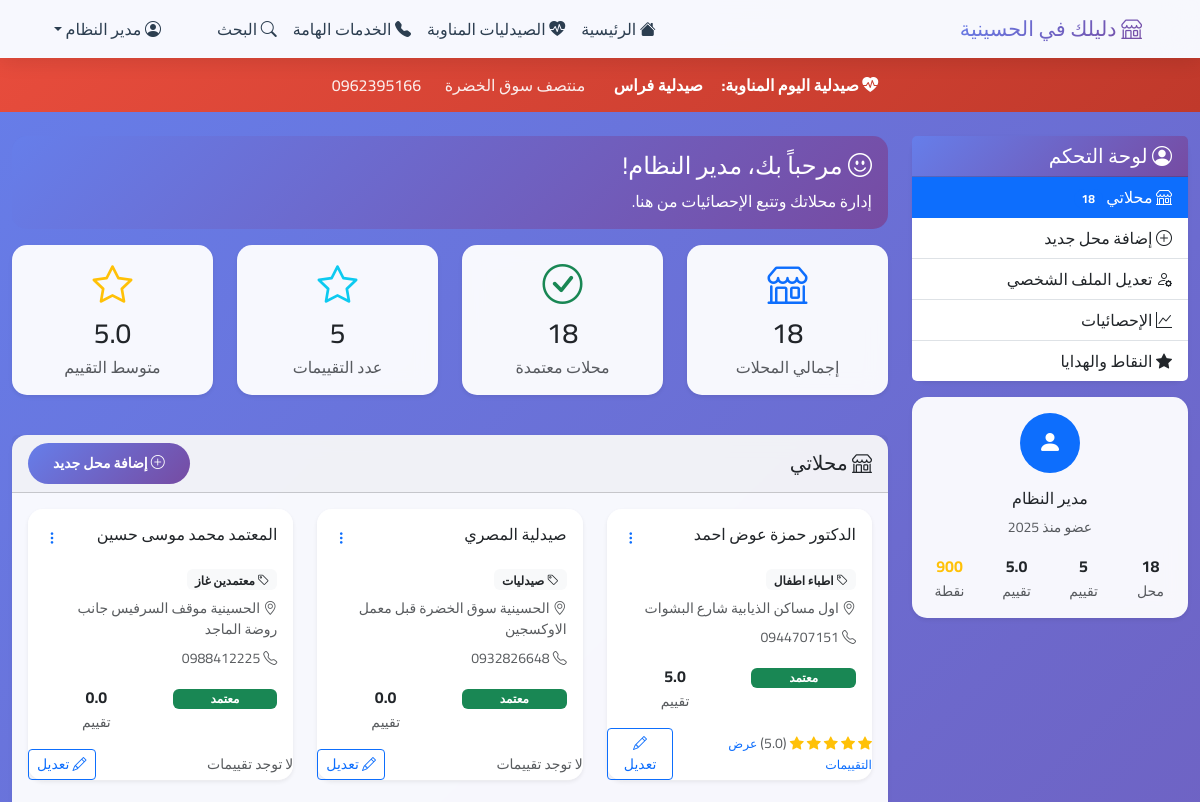
The page /dashboard (signed in, upper part) on the database as committed earlier.
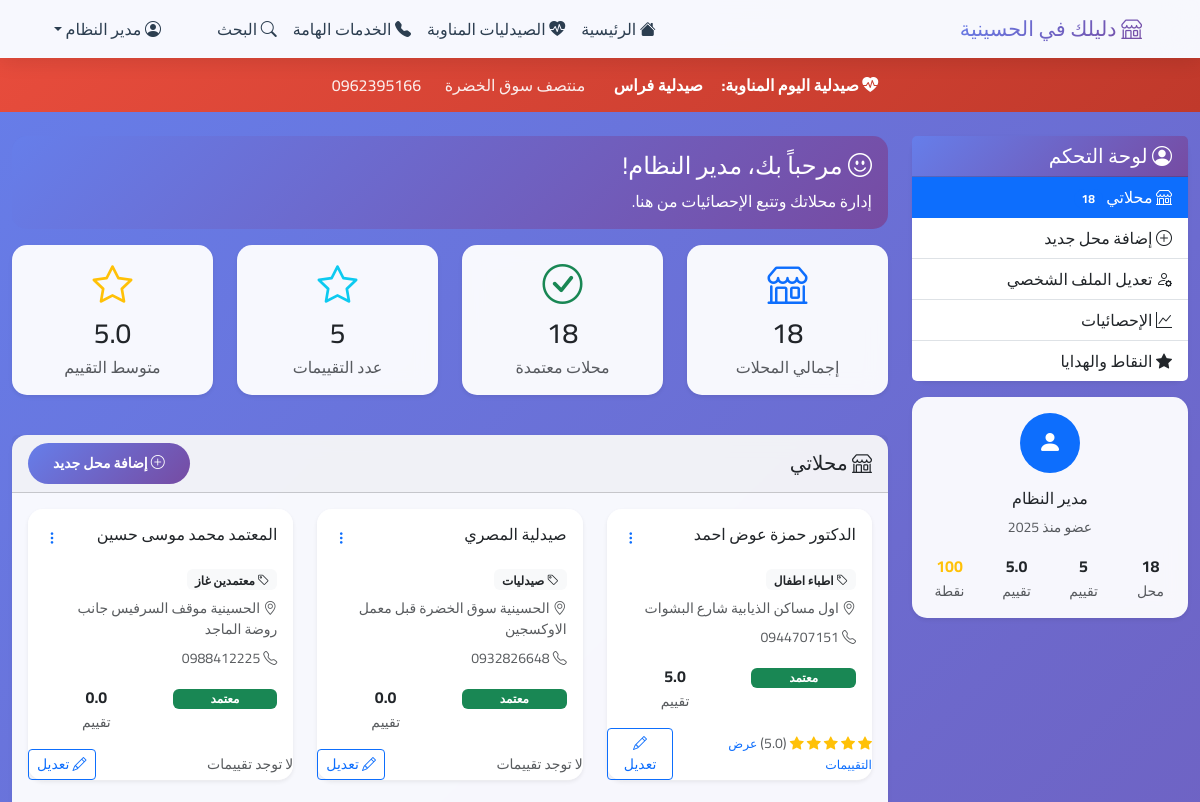
The same page on the database as committed later.
### tables this page shows
CREATE TABLE user_points (
            id INTEGER PRIMARY KEY AUTOINCREMENT,
            user_id INTEGER NOT NULL,
            total_points INTEGER DEFAULT 0,
            available_points INTEGER DEFAULT 0,
            spent_points INTEGER DEFAULT 0,
            last_daily_login DATE,
            created_at TIMESTAMP DEFAULT CURRENT_TIMESTAMP,
            updated_at TIMESTAMP DEFAULT CURRENT_TIMESTAMP,
            FOREIGN KEY (user_id) REFERENCES users (id) ON DELETE CASCADE
        );

### app.py (the view)
@app.route('/dashboard')
def dashboard():
    if 'user_id' not in session:
        flash('يجب تسجيل الدخول للوصول لهذه الصفحة', 'error')
        return redirect(url_for('login'))
    conn = sqlite3.connect('hussainiya_stores.db')
    cursor = conn.cursor()
    cursor.execute('''
        SELECT s.*, c.name as category_name
        FROM stores s
        LEFT JOIN categories c ON s.category_id = c.id
        WHERE s.user_id = ?
        ORDER BY s.created_at DESC
    ''', (session['user_id'],))
    user_stores = cursor.fetchall()
    cursor.execute('SELECT created_at FROM users WHERE id = ?', (session['user_id'],))
    user_data = cursor.fetchone()
    if user_data and user_data[0]:
        join_year = user_data[0][:4]  # أخذ أول 4 أرقام (السنة)
    else:
        join_year = "2024"
    total_ratings = sum(1 for store in user_stores if store[10] and store[10] > 0) if user_stores else 0
    avg_rating = sum(store[10] for store in user_stores if store[10]) / len([s for s in user_stores if s[10]]) if user_stores and any(s[10] for s in user_stores) else 0
    approved_stores = len([s for s in user_stores if s[8] == 1])
    cursor.execute('SELECT * FROM categories ORDER BY name')
    categories = cursor.fetchall()
    points_summary = get_user_points_summary(session['user_id'])
    conn.close()
    return render_template('dashboard.html',
                         user_stores=user_stores,
                         join_year=join_year,
                         total_ratings=total_ratings,
                         avg_rating=avg_rating,
                         approved_stores=approved_stores,
                         categories=categories,
                         user_points=points_summary['available_points'])

### app.py (called while the page is built)
def initialize_user_points(user_id):
    conn = sqlite3.connect('hussainiya_stores.db')
    cursor = conn.cursor()
    cursor.execute('SELECT id FROM user_points WHERE user_id = ?', (user_id,))
    if not cursor.fetchone():
        cursor.execute('''
            INSERT INTO user_points (user_id, total_points, available_points, spent_points)
            VALUES (?, 0, 0, 0)
        ''', (user_id,))
        conn.commit()
    conn.close()

### templates/dashboard.html (shortened to what the changed rows need)
{% extends "base.html" %}
{% block content %}
<div class="container-fluid mt-4">
    <div class="row">
        <div class="col-lg-3 col-md-4 mb-4">
            <div class="card border-0 shadow-sm mt-3">
                <div class="card-body text-center">
                    <div class="row text-center">
                        <div class="col-3">
                            <strong class="d-block text-warning">{{ user_points }}</strong>
                            <small class="text-muted">نقطة</small>
                        </div>
                    </div>
                </div>
            </div>
        </div>
    </div>
</div>
{% endblock %}

Rows that differ between the two databases and show on the page:
no longer on this page (row edited): user_points: available_points "900"
Other text that changed with them:
{{ user_points }}: (not shown) → "100"
